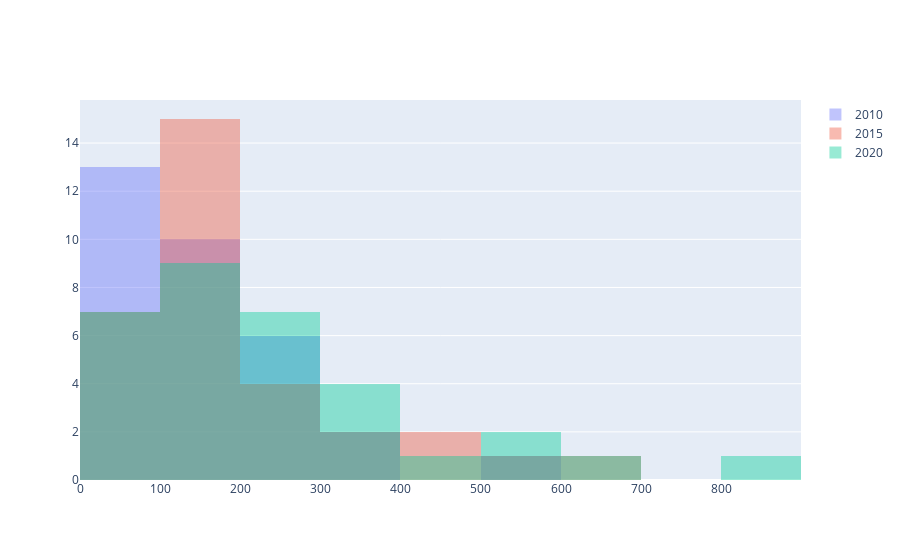

The notebook cell saved with this chart:
### Markdown cell above
## Histogram

### Code cell
fig = go.Figure()

fig.add_trace(go.Histogram(x=df['2010_Total'], name='2010'))
fig.add_trace(go.Histogram(x=df['2015_Total'], name='2015'))
fig.add_trace(go.Histogram(x=df['2020_Total'], name='2020'))
#fig.add_trace(go.Histogram(x=anual.Mujeres, name='Mujeres'))
#fig.add_trace(go.Histogram(x=anual.Hombres, name='Hombres'))

# Overlay both histograms
fig.update_layout(barmode='overlay')
# Reduce opacity to see both histograms
fig.update_traces(opacity=0.4)
fig.show()

### Figure 1 — Plotly figure (JSON) as saved in the notebook; plotly's stock layout.template omitted (floating-point values rounded to 4 significant figures)
{"data": [{"name": "2010", "opacity": 0.4, "type": "histogram", "x": [50, 107, 45, 62, 169, 31, 88, 234, 375, 94, 283, 91, 56, 399, 537, 151, 45, 46, 238, 131, 205, 85, 132, 164, 113, 170, 187, 166, 33, 262, 206, 51]}, {"name": "2015", "opacity": 0.4, "type": "histogram", "x": [124, 150, 57, 86, 181, 54, 316, 421, 369, 116, 466, 73, 117, 527, 667, 169, 44, 75, 253, 156, 268, 110, 140, 164, 142, 249, 170, 149, 52, 252, 190, 103]}, {"name": "2020", "opacity": 0.4, "type": "histogram", "x": [181, 97, 67, 70, 273, 50, 200, 541, 450, 115, 501, 50, 132, 655, 832, 376, 106, 91, 351, 214, 336, 200, 176, 258, 112, 304, 116, 164, 52, 289, 243, 126]}], "layout": {"barmode": "overlay"}}
